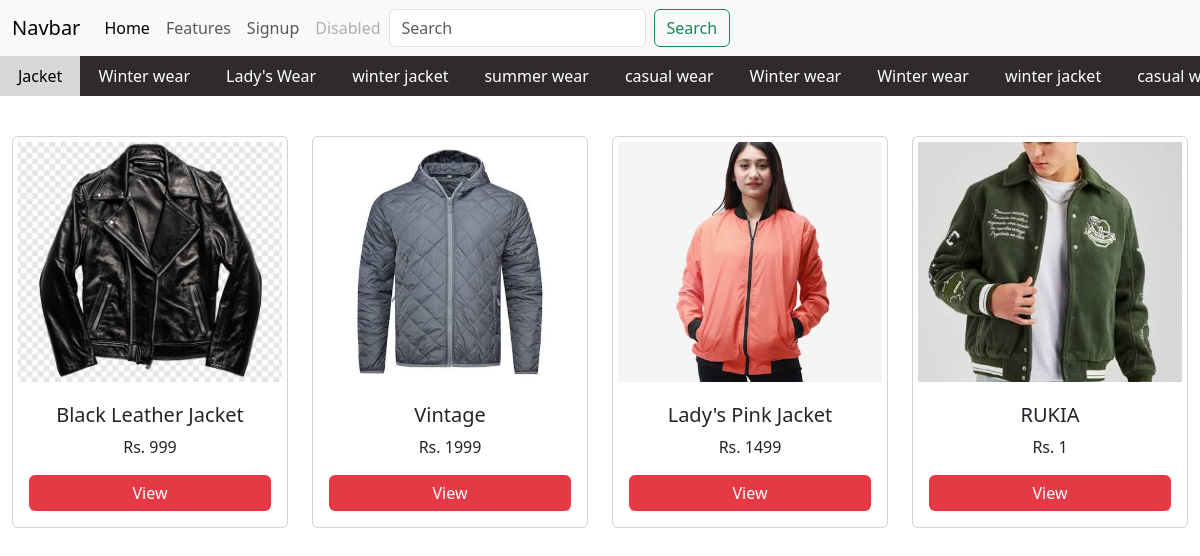
/?category=1, run on the app's committed database.
### store/models.py (models this page shows, shortened)
class Category(models.Model):
    category_name = models.CharField(max_length=50)
    def __str__(self):
        return self.category_name

class Product(models.Model):
    product_name = models.CharField(max_length=50)
    price = models.IntegerField(default=0)
    category = models.ForeignKey(Category, on_delete = models.CASCADE, null = True, blank = True)
    description = models.CharField(max_length=300, default='')
    image = models.ImageField(upload_to = "image", default="")

### store/views.py (the view)
# urls.py: 2. Add a URL to urlpatterns:  path('', views.home, name='home')
def home(request):
    categories = Category.objects.all()
    categoryID = request.GET.get('category')
    if categoryID:
        products = Product.objects.filter(category=categoryID)
    else:
        products = Product.objects.all()
    params = {
        'product': products,
        'category': categories
    }
    return render(request, 'store/home.html', params)

### store/templates/store/home.html (shortened to what this page needs)
{%extends 'store/nav.html'%}
{%load static%}
{%block csslink%}
<link rel="stylesheet" href="{%static 'store/home.css'%}">
<link rel="stylesheet" href="https://cdn.jsdelivr.net/npm/swiper@11/swiper-bundle.min.css"/>
{%endblock%}
{%block body%}
<div class="category swiper">
    <div class="swiper-wrapper">
        {% for cat in category %}
        <div class="swiper-slide">
            <a href="/?category={{cat.id}}"
               class="category-link {% if request.GET.category == cat.id|stringformat:'s' %}active{% endif %}">
                {{cat}}
            </a>
        </div>
        {% endfor %}
    </div>
</div>
<div class="container-fluid mt-3">
  <div class="row">
    <div class="col-lg-12 mt-4">
      <div class="row row-cols-2 row-cols-md-3 row-cols-lg-4 g-4" id="product-container">
        {%for i in product%}
        <div class="col">
          <div class="card h-100 w-100">
            <img
            src="{{i.image.url}}"
            class="card-img-top"
            alt="{{i.product_name}}"/>
            <div class="card-body d-flex flex-column text-center">
              <h5 class="card-title">{{i.product_name}}</h5>
              <p class="card-text">Rs. {{i.price}}</p>
              <a href="{%url 'product_details' i.product_name|slugify i.id %}" class="btn btn-primary mt-auto">View</a>
            </div>
          </div>
        </div>
        {%endfor%}
      </div>
    </div>
  </div>
</div>
{%endblock%}

### store/static/store/home.css (style rules this page uses)
.category { background:#302b2b; padding:12px; }
.category .swiper-wrapper { display:flex; align-items:center; }
.category .swiper-slide { width:auto; }
.category-link { display:block; padding:8px 18px; color:white; text-decoration:none; white-space:nowrap; font-weight:500; transition:.3s; }
.category-link.active { background:#d8d8d8; color: black; }
.card-img-top { height:250px; object-fit:cover; padding:5px; }
.card-body p { font-weight:500; }
.card-body .btn-primary { background:#e63946; border:none; }

### data on the page
Category: category_name "Jacket"
Category: category_name "Winter wear"
Category: category_name "Lady's Wear"
Category: category_name "winter jacket"
Category: category_name "summer wear"
Category: category_name "casual wear"
Category: category_name "Winter wear"
Category: category_name "Winter wear"
Category: category_name "winter jacket"
Category: category_name "casual…"
Product: image (picture), product_name "Black Leather Jacket", price "999"
Product: image (picture), product_name "Vintage", price "1999"
Product: image (picture), product_name "Lady's Pink Jacket", price "1499"
Product: image (picture), product_name "RUKIA", price "1"
